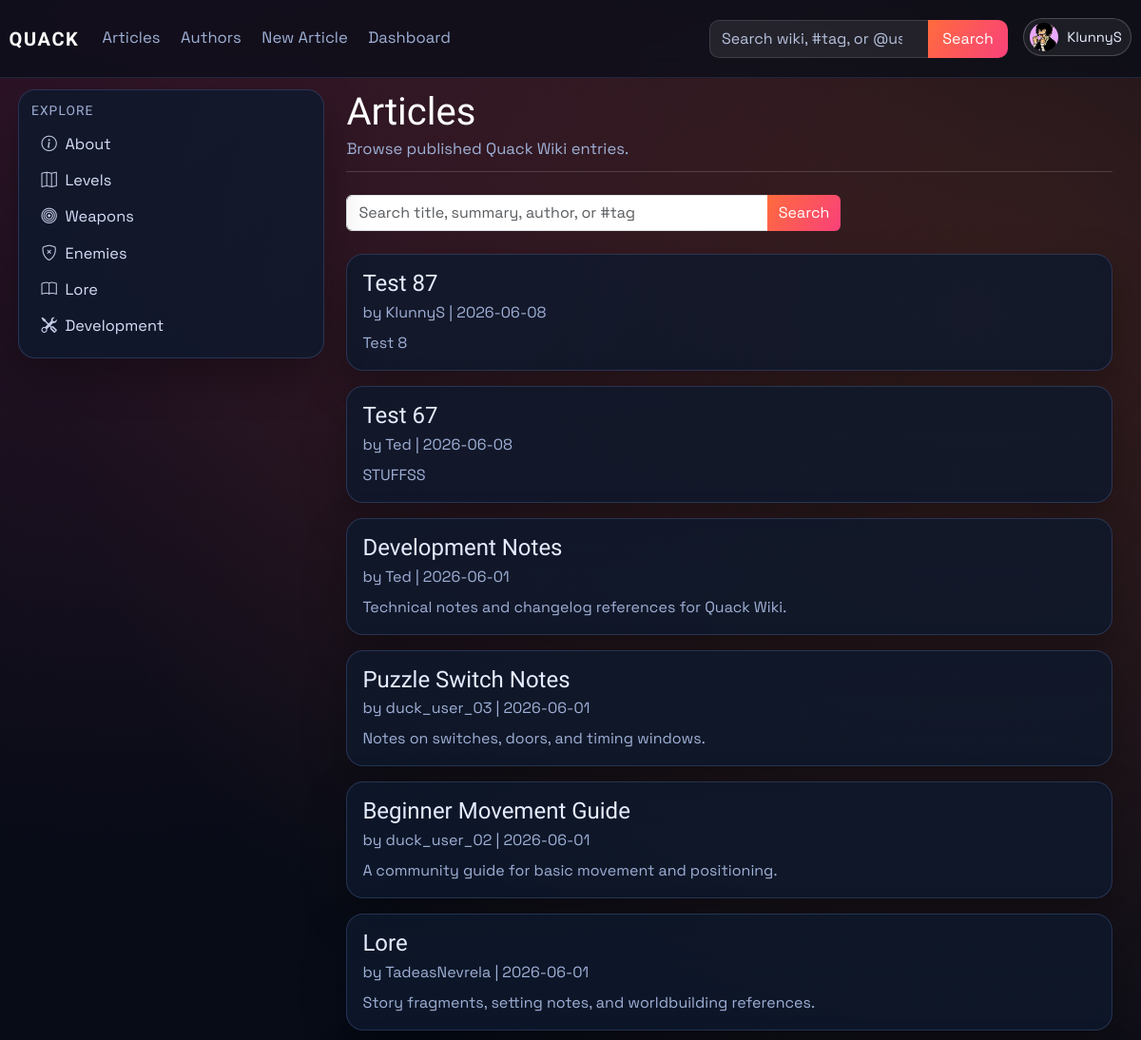
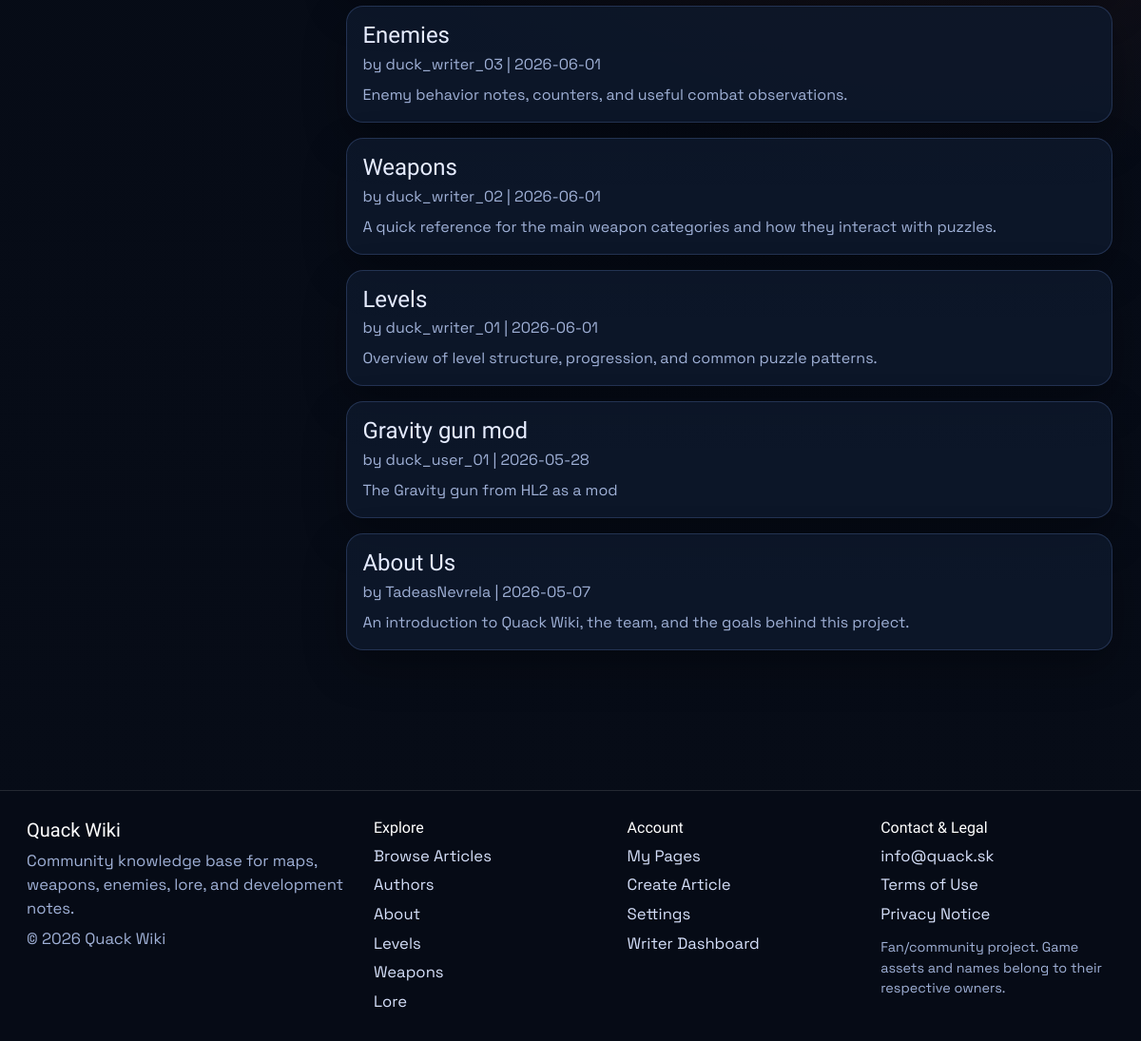
Screenshot of /articles (signed in) with the database file from the repository (2 pictures, top to bottom).
### models.py (models this page shows, shortened)
class User(db.Model, UserMixin):
    id = db.Column(db.Integer, primary_key=True)
    username = db.Column(db.String(120), unique=True, nullable=False)
    email = db.Column(db.String(120), unique=True, nullable=False)
    password_hash = db.Column(db.String(128), nullable=False)
    profile_image_url = db.Column(db.String(120), nullable=True)
    public_display_name = db.Column(db.String(80), nullable=True)
    public_bio = db.Column(db.Text, nullable=True)
    created_at = db.Column(db.DateTime, default=datetime.utcnow)
    role = db.Column(db.String(30), default='user')
    is_archived = db.Column(db.Boolean, default=False, nullable=False)
    archived_at = db.Column(db.DateTime, nullable=True)

class Article(db.Model):
    id = db.Column(db.Integer, primary_key=True)
    title = db.Column(db.String(120), unique=True, nullable=False)
    author = db.Column(db.String(120), nullable=False)
    created_at = db.Column(db.DateTime, default=datetime.utcnow)
    image_url = db.Column(db.String(120), default='default.png')
    summary = db.Column(db.Text)
    content = db.Column(db.Text, nullable=False)
    infobox_data = db.Column(db.Text, nullable=True)
    tags = db.Column(db.JSON, default=list)
    status = db.Column(db.String(20), default='pending', nullable=False)
    approved_by = db.Column(db.String(120), nullable=True)
    approved_at = db.Column(db.DateTime, nullable=True)
    is_archived = db.Column(db.Boolean, default=False, nullable=False)
    archived_at = db.Column(db.DateTime, nullable=True)

### main.py (the view)
@app.route('/articles')
def articles():
    search = (request.args.get('q') or '').strip()
    query = Article.query.filter(
        Article.is_archived.is_(False),
        func.lower(func.trim(Article.status)) == 'approved',
    )
    article_list = query.order_by(Article.created_at.desc()).all()
    article_list = [article_obj for article_obj in article_list if article_is_public(article_obj)]
    if search:
        article_list = [article_obj for article_obj in article_list if article_matches_search(article_obj, search)]
    article_links = {article.id: article_public_url(article) for article in article_list}
    author_users = active_users_by_username(article.author for article in article_list)
    return render_template(
        'articles.html',
        articles=article_list,
        search=search,
        article_links=article_links,
        author_users=author_users,
    )

### main.py (called while the page is built)
def get_site_settings():
    settings = SiteSettings.query.get(1)
    if not settings:
        settings = SiteSettings(id=1)
        db.session.add(settings)
        db.session.commit()
    return settings

@app.context_processor
def inject_site_settings():
    return {'site_settings': get_site_settings()}

@login_manager.user_loader
def load_user(user_id):
    user = User.query.get(int(user_id))
    if user and user.is_archived:
        return None
    return user

def article_public_url(article_obj: Article) -> str:
    if article_has_tag(article_obj, static_page_tag('about-us')):
        return url_for('about')
    return url_for('article', article_title=article_obj.title)

def normalize_identity(value: str) -> str:
    ascii_value = unicodedata.normalize('NFKD', value or '').encode('ascii', 'ignore').decode('ascii')
    return re.sub(r'[^a-z0-9]+', '', ascii_value.lower())

def find_user_for_article_author(author_name: str):
    if not author_name:
        return None
    exact_user = User.query.filter_by(username=author_name).first()
    if exact_user:
        return None if exact_user.is_archived else exact_user
    normalized_author = normalize_identity(author_name)
    if not normalized_author:
        return None
    active_users = User.query.filter(User.is_archived.is_(False)).all()
    return next(
        (
            user
            for user in active_users
            if normalized_author in {
                normalize_identity(user.username),
                normalize_identity(user.public_display_name),
            }
        ),
        None,
    )

def article_is_public(article_obj: Article) -> bool:
    if not article_obj or article_obj.is_archived or article_obj.status != 'approved':
        return False
    return bool(find_user_for_article_author(article_obj.author))

def static_page_tag(page_key: str) -> str:
    return f"page:{page_key.strip().lower()}"

def article_has_tag(article_obj: Article, tag_name: str) -> bool:
    wanted = tag_name.strip().lower()
    return any(str(tag).strip().lower() == wanted for tag in (article_obj.tags or []))

def active_users_by_username(usernames):
    resolved_users = {}
    for username in {username for username in usernames if username}:
        user = find_user_for_article_author(username)
        if user:
            resolved_users[username] = user
    return resolved_users

### templates/articles.html (shortened to what this page needs)
{% extends "_base.html" %}
{% block content %}
<div class="container-fluid px-0 article-wiki">
    <header class="article-header mb-4">
        <h1 class="article-title">Articles</h1>
        <p class="article-meta mb-0">Browse published Quack Wiki entries.</p>
    </header>
    <form method="GET" action="{{ url_for('articles') }}" class="mb-4" style="max-width: 520px;">
        <div class="input-group">
            <input class="form-control" type="search" name="q" value="{{ search }}" placeholder="Search title, summary, author, or #tag">
            <button class="btn btn-brand" type="submit">Search</button>
        </div>
    </form>
    <section class="row g-3">
        {% for article in articles %}
        <div class="col-12">
            <article class="card p-3">
                <h4 class="mb-1"><a href="{{ article_links[article.id] }}">{{ article.title }}</a></h4>
                <p class="article-meta mb-2">
                    by
                    {% set author_user = author_users.get(article.author) %}
                    {% if author_user %}
                    <a href="{{ url_for('public_profile', username=author_user.username) }}">{{ author_user.public_display_name or author_user.username }}</a>
                    {% else %}
                    {{ article.author }}
                    {% endif %}
                    | {{ article.created_at.strftime('%Y-%m-%d') if article.created_at else "Unknown date" }}
                </p>
                <p class="mb-0">{{ article.summary or "No summary available." }}</p>
            </article>
        </div>
        {% else %}
        <div class="col-12">
            <div class="card p-4">
                <p class="mb-0 text-muted">No published articles found.</p>
            </div>
        </div>
        {% endfor %}
    </section>
</div>
{% endblock %}

### templates/partials/navbar.html (shortened to what this page needs)
<nav class="navbar navbar-expand-lg main-nav">
    <div class="container-fluid nav-wrap">
        <a class="navbar-brand brand-mark" href="{{ url_for('index') }}">QUACK</a>
        <div class="collapse navbar-collapse" id="navbarNav">
            <ul class="navbar-nav me-auto nav-links">
                <li class="nav-item"><a class="nav-link" href="{{ url_for('articles') }}">Articles</a></li>
                <li class="nav-item"><a class="nav-link" href="{{ url_for('authors') }}">Authors</a></li>
                <li class="nav-item"><a class="nav-link" href="{{ url_for('create_article') }}">New Article</a></li>
                {% if current_user.is_authenticated and current_user.role == "admin" %}
                <li class="nav-item"><a class="nav-link" href="{{ url_for('dashboard_users') }}">Dashboard</a></li>
                {% elif current_user.is_authenticated and current_user.role == "writer" %}
                <li class="nav-item"><a class="nav-link" href="{{ url_for('dashboard_articles') }}">Dashboard</a></li>
                {% endif %}
            </ul>
            <ul class="navbar-nav ms-auto align-items-lg-center nav-tools">
                <li class="nav-item nav-search-wrap">
                    <form class="nav-search" method="GET" action="{{ url_for('site_search') }}">
                        {% set nav_query = request.args.get('q', '') %}
                        {% if request.endpoint == 'authors' and request.args.get('all') == '1' and nav_query %}
                            {% set nav_query = '@' ~ nav_query %}
                        {% elif request.endpoint not in ['articles', 'authors'] %}
                            {% set nav_query = '' %}
                        {% endif %}
                        <input class="form-control" type="search" name="q" value="{{ nav_query }}" placeholder="Search wiki, #tag, or @user">
                        <button class="btn btn-brand" type="submit">Search</button>
                    </form>
                </li>
                {% if current_user.is_authenticated %}
                <li class="nav-item dropdown ms-lg-3">
                    <a class="profile-trigger" href="#" role="button" data-bs-toggle="dropdown" aria-expanded="false">
                        {% if current_user.profile_image_url %}
                        <img class="profile-avatar profile-avatar-img" src="{{ url_for('static', filename='img/' ~ current_user.profile_image_url) }}" alt="{{ current_user.username }} profile picture">
                        {% else %}
                        <span class="profile-avatar">{{ current_user.username[0]|upper }}</span>
                        {% endif %}
                        <span class="profile-name">{{ current_user.username }}</span>
                    </a>
                </li>
                {% else %}
                <li class="nav-item ms-lg-3">
                    <a class="btn btn-outline-light nav-login-btn" href="{{ url_for('login') }}">Login</a>
                </li>
                {% endif %}
            </ul>
        </div>
    </div>
</nav>

### templates/partials/tag_link.html
{% macro tag_article_link(tag, label, icon='', class_name='') -%}
<a href="{{ url_for('about') if tag == 'about-us' else url_for('tagged_article', tag=tag) }}"{% if class_name %} class="{{ class_name }}"{% endif %}>
    {% if icon %}<i class="{{ icon }} sidebar-icon"></i>{% endif %}{{ label }}
</a>
{%- endmacro %}

### static/css/style.css (style rules this page uses)
:root { --bg: #070c17; --bg-soft: #101a2d; --panel: rgba(14, 25, 44, 0.82); --panel-border: rgba(130, 170, 255, 0.2); --text: #e6ecff; --text-dim: #9fb0d6; --brand: #ff6b3d; --brand-2: #f9417a; --ok: #2ccf9f; --radius: 18px; --shadow: 0 18px 45px rgba(0, 0, 0, 0.3); --nav-height: 72px; --sidebar-width: 330px; --footer-height: 124px; --layout-top-pad: 5.6rem; --layout-side-pad: 1.2rem; --sidebar-top-offset: -0.35rem; }
* { box-sizing: border-box; }
body { margin: 0; color: var(--text); font-family: "Space Grotesk", sans-serif; font-size: 1.04rem; background: radial-gradient(circle at 10% 0%, rgba(249, 65, 122, 0.18), transparent 38%), radial-gradient(circle at 85% 15%, rgba(255, 107, 61, 0.2), transparent 45%), linear-gradient(180deg, #060b16, var(--bg)); min-height: 100vh; display: flex; flex-direction: column; }
h1, h2, h3, h4, h5, h6, .navbar-brand { font-family: "Sora", sans-serif; }
a { text-decoration: none; color: inherit; }
.main-nav { position: fixed; top: 0; left: 0; right: 0; width: 100%; margin-top: 0; z-index: 40; backdrop-filter: blur(10px); background: rgba(8, 13, 24, 0.72); border-top: 0; border-bottom: 1px solid rgba(130, 170, 255, 0.15); }
.nav-wrap { padding: 0.7rem 0.6rem; align-items: center; }
.brand-mark { font-weight: 700; letter-spacing: 0.08em; color: #fff; transition: color 0.2s ease, text-shadow 0.2s ease; }
.nav-links .nav-link { color: var(--text-dim); margin-right: 0.35rem; transition: color 0.2s ease; }
.nav-search { display: flex; align-items: stretch; gap: 0; }
.nav-search .form-control { background: rgba(255, 255, 255, 0.08); border: 1px solid rgba(255, 255, 255, 0.12); border-right: 0; border-radius: 10px 0 0 10px; color: #fff; min-width: 230px; height: 40px; }
.nav-search .form-control::placeholder { color: #b6c2de; }
.nav-search .btn { height: 40px; border-radius: 0 10px 10px 0; padding-inline: 0.95rem; }
.profile-trigger { height: 40px; display: inline-flex; align-items: center; gap: 0.6rem; padding: 0 0.6rem 0 0.35rem; border: 1px solid rgba(255, 255, 255, 0.2); border-radius: 999px; background: rgba(255, 255, 255, 0.06); color: #e8efff; transition: background-color 0.2s ease, border-color 0.2s ease; }
.profile-avatar { width: 30px; height: 30px; border-radius: 50%; display: inline-grid; place-items: center; font-weight: 700; font-size: 0.85rem; color: #fff; background: linear-gradient(135deg, var(--brand), var(--brand-2)); }
.profile-avatar-img { object-fit: cover; background: rgba(255, 255, 255, 0.12); }
.profile-name { max-width: 130px; overflow: hidden; text-overflow: ellipsis; white-space: nowrap; font-size: 0.92rem; }
.wiki-sidebar a { display: block; padding: 0.56rem 0.62rem; font-size: 1.02rem; line-height: 1.25; color: #d6e0fa; border-radius: 8px; transition: background-color 0.2s ease; }
.sidebar-icon { display: inline-block; width: 1.1rem; margin-right: 0.5rem; text-align: center; opacity: 0.9; }
.article-wiki { max-width: 1220px; }
.article-header { border-bottom: 1px solid rgba(255, 255, 255, 0.16); padding-bottom: 0.65rem; }
.article-title { margin-bottom: 0.2rem; }
.card { border-radius: var(--radius); border: 1px solid var(--panel-border); background: var(--panel); color: var(--text); box-shadow: var(--shadow); }
.card, .table, .form-control, .form-select, .btn { font-size: 1rem; }
.info-card h5, .article-title { color: #fff; }
.info-card p, .article-meta, .card p, .text-muted { color: var(--text-dim) !important; }
.btn-brand, .btn-primary { border: none; color: #fff; background: linear-gradient(120deg, var(--brand), var(--brand-2)); }
.footer-links a { color: #d6e0fa; }

### rows the page displays
User: profile_image_url (picture), username "KlunnyS", public_display_name "KlunnyS"
Article: title "Levels Levels", title "Levels", created_at "2026-06-01", summary "Overview of level structure, progression, and common puzzle patterns."
Article: title "Weapons Weapons", title "Weapons", created_at "2026-06-01", summary "A quick reference for the main weapon categories and how they interact with puzzles."
Article: title "Enemies", created_at "2026-06-01", summary "Enemy behavior notes, counters, and useful combat observations."
Article: title "Lore Lore", title "Lore", created_at "2026-06-01", summary "Story fragments, setting notes, and worldbuilding references."
Article: title "Test 87", created_at "2026-06-08", summary "Test 8"
Article: title "Test 67", created_at "2026-06-08", summary "STUFFSS"
User: public_display_name "Ted"
Article: title "Development Notes", created_at "2026-06-01", summary "Technical notes and changelog references for Quack Wiki."
Article: title "Puzzle Switch Notes", created_at "2026-06-01", summary "Notes on switches, doors, and timing windows."
User: public_display_name+username "duck_user_03"
Article: title "Beginner Movement Guide", created_at "2026-06-01", summary "A community guide for basic movement and positioning."
User: public_display_name+username "duck_user_02"
User: public_display_name+username "TadeasNevrela"
User: public_display_name+username "duck_writer_03"
User: public_display_name+username "duck_writer_02"
User: public_display_name+username "duck_writer_01"
Article: title "Gravity gun mod", created_at "2026-05-28", summary "The Gravity gun from HL2 as a mod"
User: public_display_name+username "duck_user_01"
Article: title "About Us", created_at "2026-05-07", summary "An introduction to Quack Wiki, the team, and the goals behind this project."

### other values shown
{{ label }} "About Development About"
